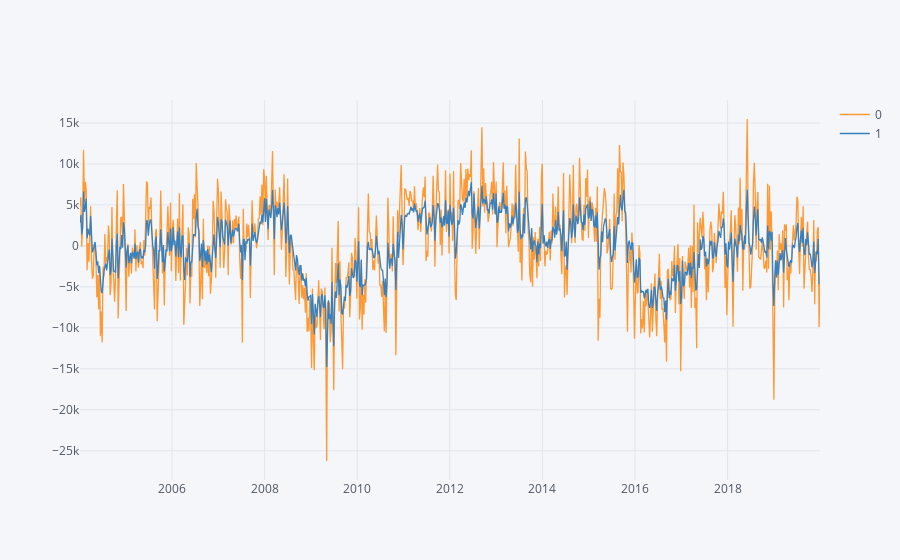

Write notebook code for a chart like this one.
### Code cell
from statsmodels.tsa.arima_model import ARIMA
mod = ARIMA(ovo, order=(2,0,3))
results = mod.fit()
pd.concat([ovo, results.fittedvalues.shift(periods=-1)], axis = 1).iplot()
# plt.plot(ovo)
# plt.plot(results.fittedvalues, color='red');
comparacion(ovo, results.fittedvalues).error.mean()

### Figure 1 — Plotly figure (JSON) as saved in the notebook; plotly's stock layout.template omitted (floating-point values rounded to 4 significant figures; data arrays with more than 128 entries replaced by an {"elided": "..."} marker saying what was removed)
{"data": [{"line": {"color": "rgba(255, 153, 51, 1.0)", "dash": "solid", "shape": "linear", "width": 1.3}, "mode": "lines", "name": "0", "text": "", "type": "scatter", "x": {"elided": "835 str values"}, "y": {"elided": "835 float values"}}, {"line": {"color": "rgba(55, 128, 191, 1.0)", "dash": "solid", "shape": "linear", "width": 1.3}, "mode": "lines", "name": "1", "text": "", "type": "scatter", "x": {"elided": "835 str values"}, "y": {"elided": "835 mixed values"}}], "layout": {"legend": {"bgcolor": "#F5F6F9", "font": {"color": "#4D5663"}}, "paper_bgcolor": "#F5F6F9", "plot_bgcolor": "#F5F6F9", "title": {"font": {"color": "#4D5663"}}, "xaxis": {"gridcolor": "#E1E5ED", "showgrid": true, "tickfont": {"color": "#4D5663"}, "title": {"font": {"color": "#4D5663"}, "text": ""}, "zerolinecolor": "#E1E5ED"}, "yaxis": {"gridcolor": "#E1E5ED", "showgrid": true, "tickfont": {"color": "#4D5663"}, "title": {"font": {"color": "#4D5663"}, "text": ""}, "zerolinecolor": "#E1E5ED"}}}
